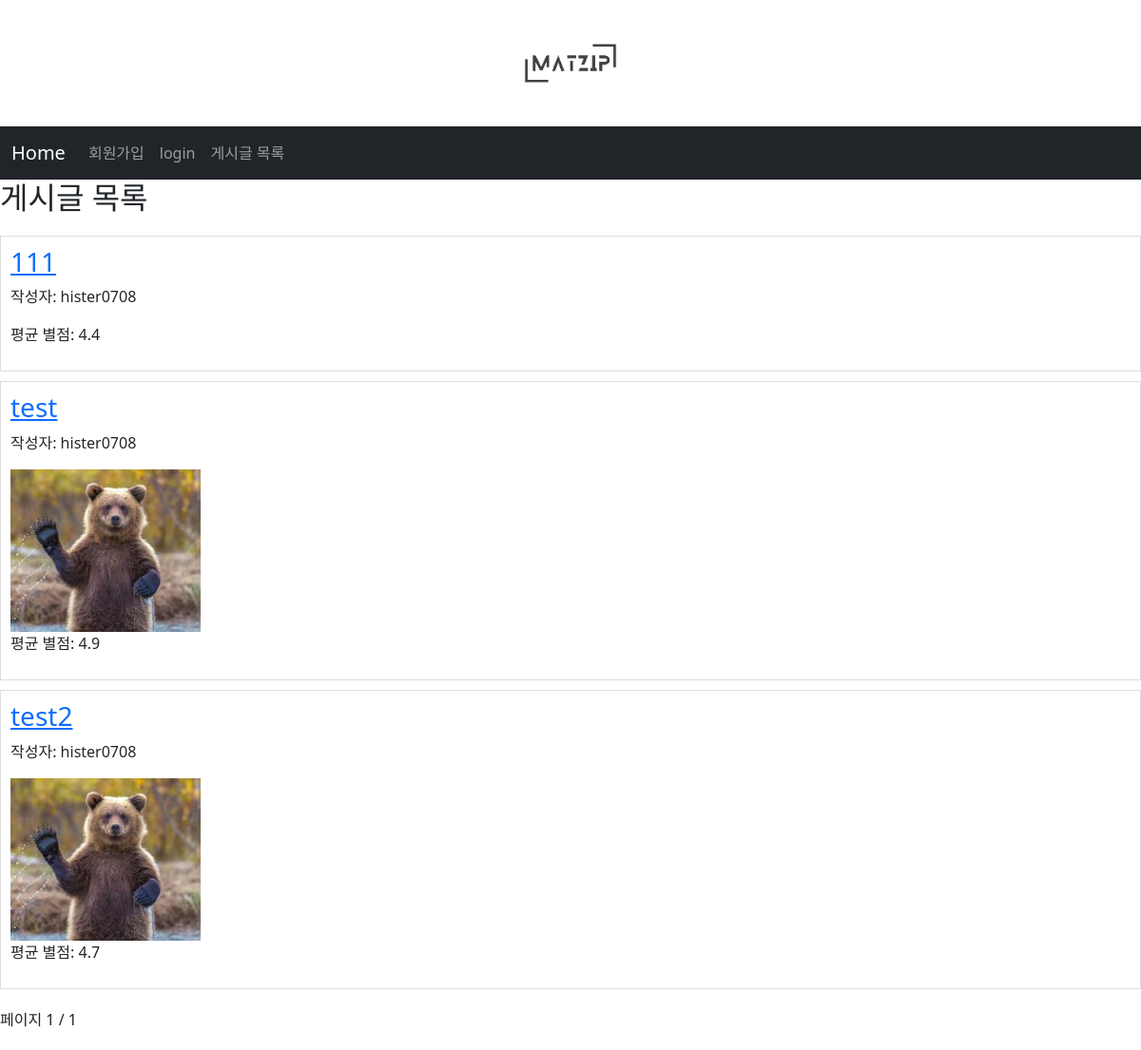
/board/posts/, run on the app's committed database.
### board/models.py (models this page shows, shortened)
class Post(models.Model):
    title = models.CharField(max_length=200)
    image = models.ImageField(upload_to='images/', blank=True, null=True)
    url = models.URLField(blank=True, null=True)
    content = models.TextField()
    author = models.ForeignKey(User, on_delete=models.CASCADE)
    created_at = models.DateTimeField(auto_now_add=True)
    updated_at = models.DateTimeField(auto_now=True)
    def get_average_rating(self):
        ratings = self.ratings.all()
        if ratings.exists():
            return ratings.aggregate(models.Avg('rating'))['rating__avg']
        return 0

### board/views.py (the view)
# urls.py: path('posts/', views.post_list, name='post_list'),
def post_list(request):
    posts = Post.objects.all()
    paginator = Paginator(posts, 10)  # 페이지당 10개의 게시글
    page_number = request.GET.get('page')  # 페이지 번호를 쿼리 파라미터에서 가져옵니다.
    page_obj = paginator.get_page(page_number)
    return render(request, 'board/post_list.html', {
        'page_obj': page_obj
    })

### board/templates/board/post_list.html (shortened to what this page needs)
{% extends "base.html" %}
{% block content %}
<h2>게시글 목록</h2>
<div class="post-list">
    {% for post in page_obj.object_list %}
        <div class="post-item">
            <h3><a href="{% url 'board:post_detail' post.id %}">{{ post.title }}</a></h3>
            <p>작성자: {{ post.author.username }}</p>
            {% if post.image %}
                <img src="{{ post.image.url }}" alt="{{ post.title }}" style="max-width: 200px; height: auto;">
            {% endif %}
            <p>평균 별점: {{ post.get_average_rating|floatformat:1 }}</p>
        </div>
    {% empty %}
        <p>게시글이 없습니다.</p>
    {% endfor %}
</div>
<div class="pagination">
    <span class="step-links">
        <span class="current">
            페이지 {{ page_obj.number }} / {{ page_obj.paginator.num_pages }}
        </span>
    </span>
</div>
{% endblock %}

### templates/base.html (shortened to what this page needs)
<!DOCTYPE html>
{% load i18n static %}
<html lang="ko">
<head>
  <link href="https://cdn.jsdelivr.net/npm/bootstrap@5.3.3/dist/css/bootstrap.min.css" rel="stylesheet">
</head>
<body>
<div class="container-fluid p-1 text-center" style="background-color: white; color: black;">
  <a href="/">
    <img src="{% static 'img/맛집로고.png' %}" alt="맛집로고" class="d-inline-block" style="width: 35%; margin: 0 auto;">
  </a>
</div>
<body>
<nav class="navbar navbar-expand-sm bg-dark navbar-dark">
  <div class="container-fluid">
    <a class="navbar-brand" href="/">Home</a>
    <div class="collapse navbar-collapse" id="collapsibleNavbar">
      <ul class="navbar-nav">
        <li class="nav-item">
          <a class="nav-link" href="/register">회원가입</a>
        </li>
        {% if request.user.is_authenticated %}
        <li class="nav-item">
          <form action = "{% url 'logout' %}" method = 'post'>
          {% csrf_token %}
          <button type = "submit">logout</button>
          </form>
        </li>
        <li class="nav-item">
          <a class="nav-link" href="{% url 'board:create_post' %}">게시글 작성</a>
        </li>
        {% else %}
        <li class="nav-item">
          <a class="nav-link" href="{% url 'login' %}">login</a>
        </li>
        {% endif %}
        <li class="nav-item">
          <a class="nav-link" href="{% url 'board:post_list' %}">게시글 목록</a>
        </li>
      </ul>
    </div>
  </div>
</nav>
{% block content %}
{% endblock content %}
</body>
</html>

### board/templates/board/post_list.html (style rules this page uses)
.post-list { margin: 20px 0; }
.post-item { border: 1px solid #ddd; padding: 10px; margin-bottom: 10px; }
.pagination { text-align: center; margin: 20px 0; }

### data on the page
Post: title "111", author.username "hister0708", get_average_rating "4.4"
Post: title "test", author.username "hister0708", image (picture), get_average_rating "4.9"
Post: title "test2", author.username "hister0708", image (picture), get_average_rating "4.7"

### other printed values
{{ page_obj.number }} "1"
{{ page_obj.paginator.num_pages }} "1"
